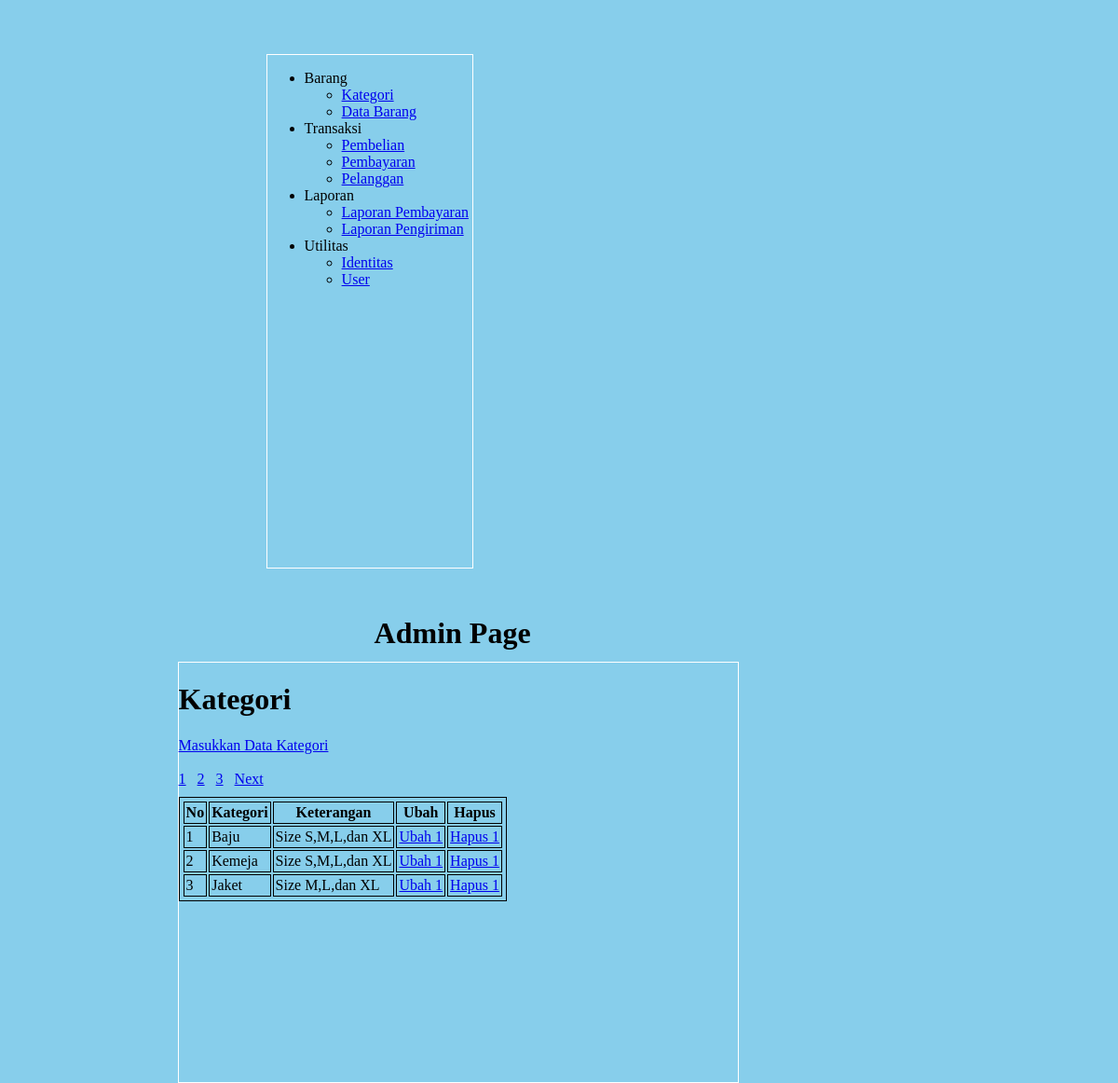
/admin/admin.php?menu=1&mode=1&page=1&data=1, run on the app's committed database.
### tables this page shows
CREATE TABLE IF NOT EXISTS `tblkategori` (
  `kategori` varchar(100) NOT NULL,
  `keterangan_kategori` varchar(200) NOT NULL
);

### admin/kategori/select.php (the view, shortened to what this page needs)
<?php
	require('../koneksi/koneksi.php');
?>
<h1>Kategori</h1>
<a href="?menu=1&mode=2&page=1&data=1">Masukkan Data Kategori</a><br/>
<?php
	$query = "SELECT * FROM tblkategori";
	$result = $db->query($query);
	$jumlahdata = $result->num_rows;
	echo "<br/>";
	$data = 3;
	$jumlahhalaman = ceil($jumlahdata/$data);
	if(isset($_GET['page'])){
		$page = $_GET['page'];
		$mulai = ($_GET['page']-1)*$data;
	} else {
		$page = 0;
		$mulai = 0;
	}
	for ($a=1; $a<=$jumlahhalaman; $a++){
		echo "<a href='?menu=1&mode=1&page=$a&data=1'>$a</a>";
	}
	if ($page < $jumlahhalaman){
		echo "<a href='?menu=1&mode=1&page=";
		echo $page+1;
		echo "&data=1'>";
		echo "Next";
		echo "</a>";
	}
	echo "<br/>";
	$record = array();
		if ($result = $db->query("SELECT * FROM tblkategori LIMIT $mulai,$data")){
			if ($result->num_rows){
				while ($row=$result->fetch_object()){
					$record[]=$row;
				}
			}
		}
?>
<table>
	<tr>
		<th>No</th>
		<th>Kategori</th>
		<th>Keterangan</th>
		<th>Ubah</th>
		<th>Hapus</th>
	</tr>
	<?php
		$nomor=$mulai+1;
		foreach($record as $r){
	?>
	<tr>
		<td><?php echo $nomor++; ?></td>
		<td><?php echo $r->kategori; ?></td>
		<td><?php echo $r->keterangan_kategori; ?></td>
		<td><a href="?menu=1&mode=3&page=1&data=<?php echo $r->kategori?>">Ubah 1</a></td>
		<td><a href="?menu=1&mode=4&page=1&data=<?php echo $r->kategori?>">Hapus 1</a></td>
	</tr>
	<?php
	}
	?>
</table>

### admin/style.css (style rules this page uses)
body { background : skyblue; }
table, th, td { Padding : 2px; border : 1px solid black; margin-top : 10px; }

### data on the page
tblkategori: kategori "Baju", keterangan_kategori "Size S,M,L,dan XL"
tblkategori: kategori "Kemeja", keterangan_kategori "Size S,M,L,dan XL"
tblkategori: kategori "Jaket", keterangan_kategori "Size M,L,dan XL"
